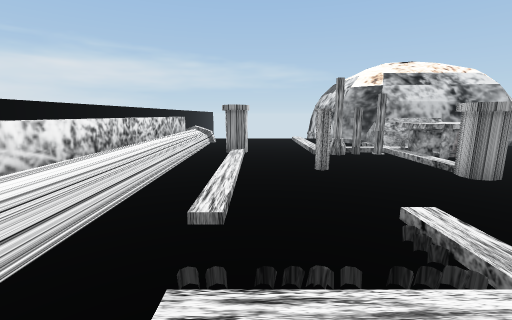
[1] (above)

17 first-person views from a walk through a Unity game level. The camera is 1.5 m above the floor, tilts 10° down and sees 90° across. Doors are open. The floor is counted in squares, 1 m on a side. Each view is taken from the middle of a square. On the plan, view 1 faces up. The plan holds only what a view shows up to about 13 squares ahead; the rest is blank. The place goes on beyond the plan.

[2]
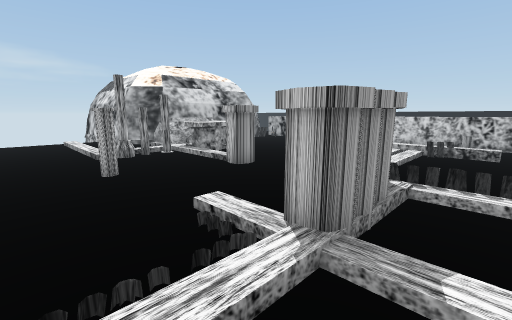

[3]
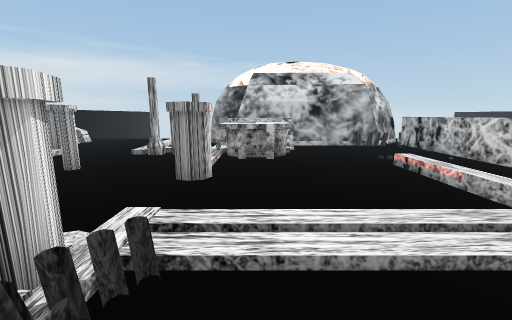

[4]
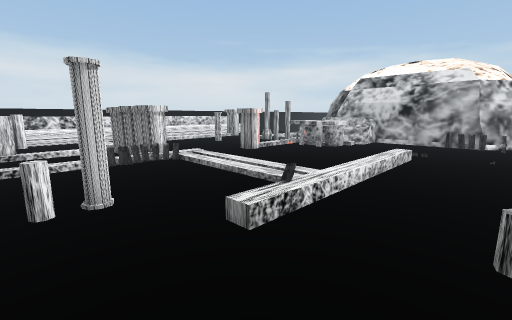

[5]
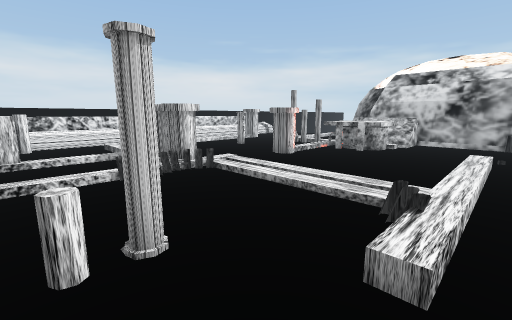

[6]
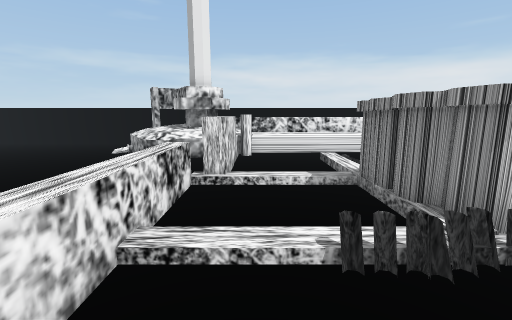

[7]
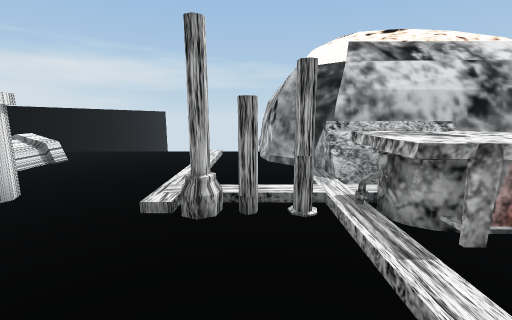

[8]
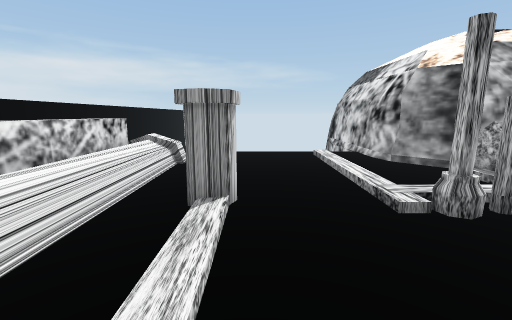

[9]
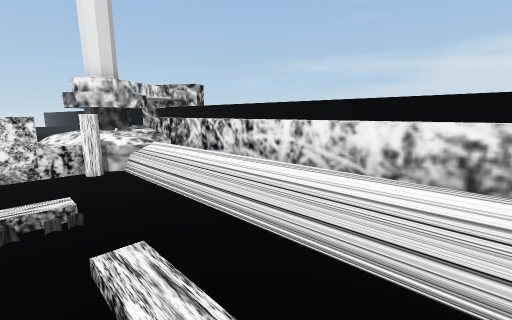

[10]
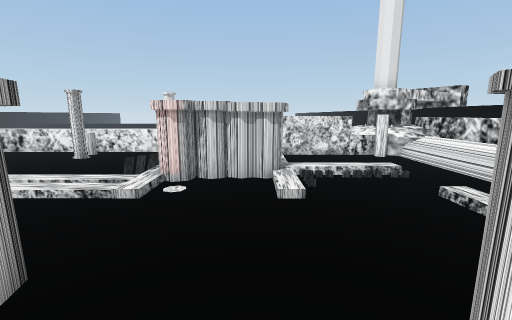

[11]
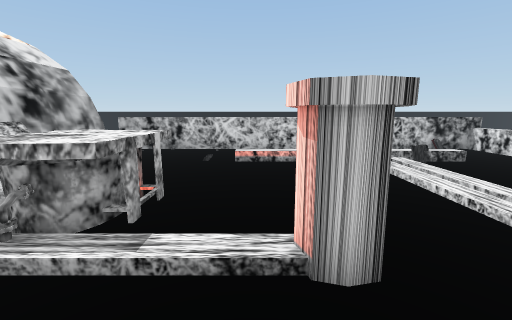

[12]
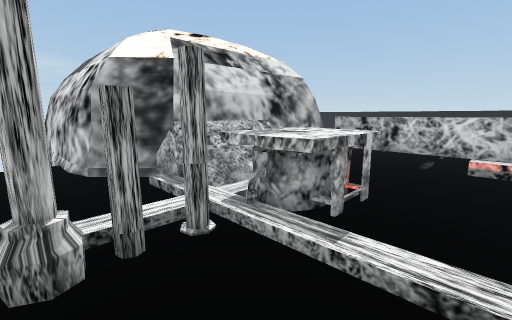

[13]
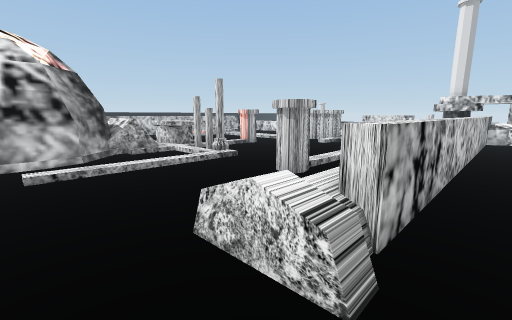

[14]
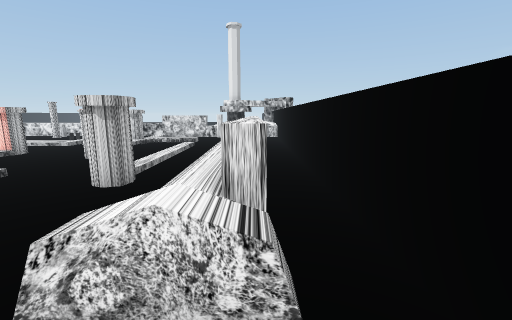

[15]
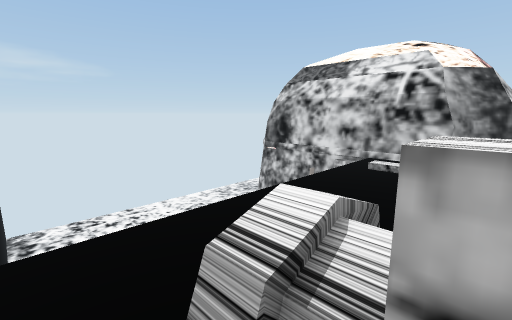

[16]
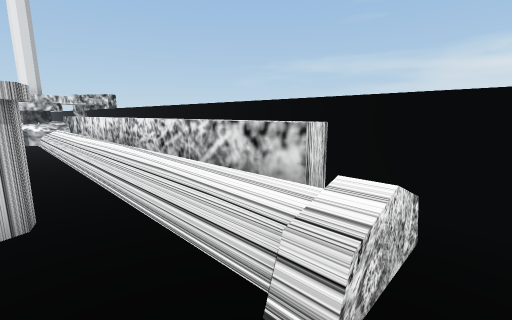

[17]
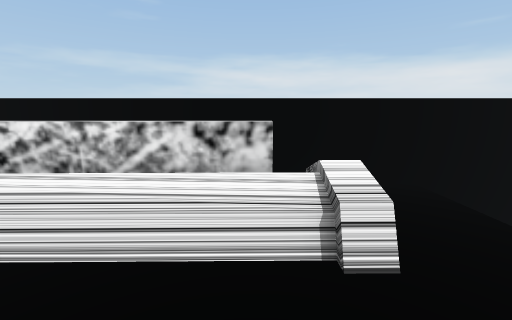

### Floor plan
Key: @ floor where view 1 was taken; # wall or solid block; x gap in a wall; . floor; / step, stairs or slope; D open door; = window, fence, low wall or low ledge; ^ raised ledge; v drop or lower ground; O other object.
Columns run from 6 left of view 1 to 15 right of it. Each row starts with its distance up from view 1.
 19  v        v
 18  v        #
 17 #v        #
 16 #......./.##
 15 # ....../.##
 14 # =/=.../..##       #
 13 #.#/..../...#########
 12 # =/..../../=##=..==##
 11 #.=/.O..////#==......=
 10 #.=/.OO./#xx^^^......=
  9 #.=/........^^^......=
  8 #.=/.................=
  7 #.=/....O..O...../...=
  6 #.=/.......OO..../...=
  5 #.=/............./...=
  4 #.=/............./...=
  3 #.=/..../..///////...=
  2 #.=/..//OOOO/....O. .=
  1 #.=/..///OOO....... =#
  0 #.=/..@./............=
 -1 #.=//.DD/......O....=#
 -2 #^^^#^DD^......=.....=
 -3 # ####^^ ============
 -4 #####^
 -5 # ^^^^

Where each view was taken, in squares from view 1:
view 1: 0 up, 0 right, facing up
view 2: 0 up, 0 right, facing up-right
view 3: 0 up, 7 right, facing up
view 4: 2 down, 14 right, facing up-left
view 5: 2 down, 12 right, facing up-left
view 6: 1 down, 8 right, facing left
view 7: 6 up, 4 right, facing up
view 8: 6 up, 0 right, facing up
view 9: 6 up, 0 right, facing down-left
view 10: 8 up, 3 right, facing down
view 11: 7 up, 3 right, facing right
view 12: 7 up, 3 right, facing up-right
view 13: 16 up, 5 left, facing down-right
view 14: 16 up, 4 left, facing down
view 15: 13 up, 5 left, facing up-right
view 16: 15 up, 1 left, facing down-left
view 17: 13 up, 0 right, facing left
